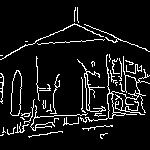
#> input picture Results/1020_edges.jpg, 150 x 150 px, given in place of 1020.jpg, which was not available
$ python edge_image_gerenation.py
#> lines starting #> are read from the running program, lines starting #| are printed output that depends on the picture; after the words box and inside, x2 and y2 are one past the last pixel; in counts of white or black regions, pixels touching at a corner belong together; pictures that were not available may be replaced by others from this repository, and a replacement may not be noted
import cv2
import os
import matplotlib.pyplot as plt

# =============================
# CONFIGURATION
# =============================
# Input image path
image_path = r"D:\5th sem\Deep Learning\Dl_Assignment\Dataset\seg_pred\1020.jpg"

# Output directory to save extracted edge images
output_dir = r"D:\5th sem\Deep Learning\Dl_Assignment"
os.makedirs(output_dir, exist_ok=True)

# =============================
# LOAD IMAGE
# =============================
image = cv2.imread(image_path)
#> image is the input picture: shape (150, 150, 3); min 0, max 255, mean 23

if image is None:
    raise FileNotFoundError(f"Image not found at {image_path}")

# Convert image from BGR to RGB for visualization
image_rgb = cv2.cvtColor(image, cv2.COLOR_BGR2RGB)

# =============================
# EDGE FEATURE EXTRACTION
# =============================

# Convert to grayscale
gray = cv2.cvtColor(image, cv2.COLOR_BGR2GRAY)

# Apply Gaussian blur to reduce noise
blurred = cv2.GaussianBlur(gray, (5, 5), 0)
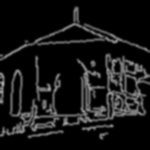
#> blurred: shape (150, 150); min 0, max 173, mean 23

# Apply Canny Edge Detection
edges = cv2.Canny(blurred, threshold1=100, threshold2=200)
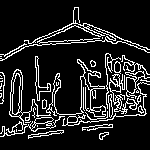
#> edges: shape (150, 150); 13.8% white in thin lines or dots, all inside (x1, y1, x2, y2) = (0, 7, 150, 140)

# =============================
# SAVE EDGE IMAGE
# =============================
# Create a proper filename for output
image_name = os.path.splitext(os.path.basename(image_path))[0]
output_path = os.path.join(output_dir, f"{image_name}_edges.jpg")

cv2.imwrite(output_path, edges)
print(f"✅ Edge-detected image saved at: {output_path}")

# =============================
# VISUALIZE ORIGINAL VS EDGES
# =============================
plt.figure(figsize=(10, 5))

plt.subplot(1, 2, 1)
plt.imshow(image_rgb)
plt.title("Original Image")
plt.axis("off")

plt.subplot(1, 2, 2)
plt.imshow(edges, cmap='gray')
plt.title("Edge Features (Canny)")
plt.axis("off")

plt.tight_layout()
plt.show()
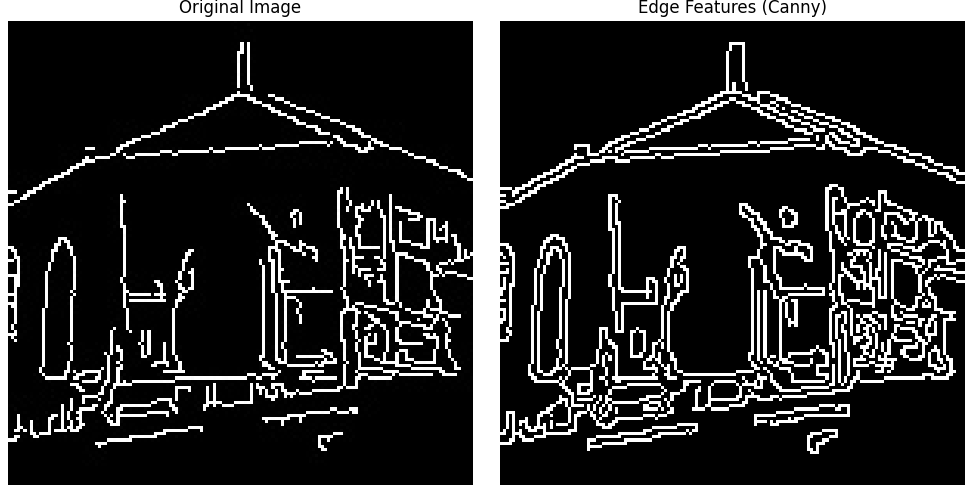
#> figure drawn by matplotlib, 2 panels
